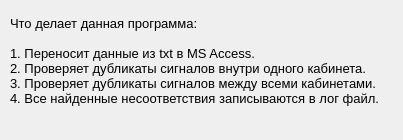
<?xml version="1.0" encoding="UTF-8"?>
<ui version="4.0">
 <class>help</class>
 <widget class="QWidget" name="help">
  <property name="windowModality">
   <enum>Qt::ApplicationModal</enum>
  </property>
  <property name="geometry">
   <rect>
    <x>0</x>
    <y>0</y>
    <width>403</width>
    <height>140</height>
   </rect>
  </property>
  <property name="minimumSize">
   <size>
    <width>403</width>
    <height>140</height>
   </size>
  </property>
  <property name="maximumSize">
   <size>
    <width>403</width>
    <height>140</height>
   </size>
  </property>
  <property name="font">
   <font>
    <pointsize>10</pointsize>
    <italic>false</italic>
    <bold>false</bold>
    <strikeout>false</strikeout>
   </font>
  </property>
  <property name="windowTitle">
   <string>Справка</string>
  </property>
  <widget class="QLabel" name="label">
   <property name="geometry">
    <rect>
     <x>10</x>
     <y>10</y>
     <width>391</width>
     <height>101</height>
    </rect>
   </property>
   <property name="text">
    <string>Что делает данная программа:

1. Переносит данные из txt в MS Access.
2. Проверяет дубликаты сигналов внутри одного кабинета.
3. Проверяет дубликаты сигналов между всеми кабинетами.
4. Все найденные несоответствия записываются в лог файл.</string>
   </property>
  </widget>
 </widget>
 <resources/>
 <connections/>
</ui>
